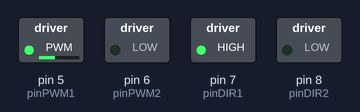
The sketch below on a simulated Arduino Uno, built with avr-gcc and run on an emulated ATmega328P. Parts: switched loads named in the sketch (green lamp = pin HIGH).

Above: at 0.05 s.
At 1.05 s:
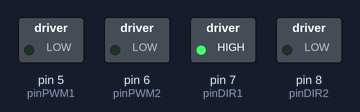
At 2.05 s:
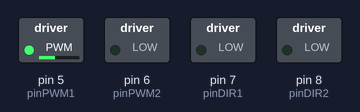
At 4.0 s:
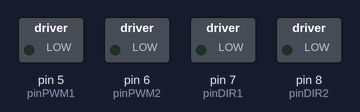
At 6.05 s:
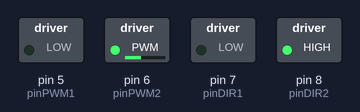
At 7.95 s:
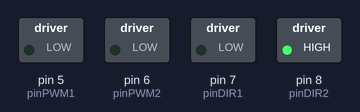
Timing chart, 0 to 10.4 s (numbered marks = the images above):
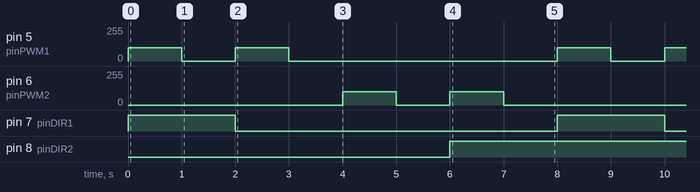

The sketch:

Jellibi-CAM-04-01-MotorBase.ino
```cpp
////////////////////  모터 1번(왼쪽)과 2번(오른쪽)

#define pinDIR1   7 // 1번(왼쪽)모터 방향 지정용 연결 핀
#define pinPWM1   5 // 1번(왼쪽)모터 속력 지정용 연결 핀

#define pinDIR2   8 // 2번(오른쪽)모터 방향 지정용 연결 핀
#define pinPWM2   6 // 2번(오른쪽)모터 속력 지정용 연결 핀

////////////////////  모터 회전 동작

#define FORWARD   0 // 전진 방향
#define BACKWARD  1 // 후진 방향

void move1(int dir, int power)  // 1번(왼쪽)모터 구동
{
  if(dir == FORWARD)
    digitalWrite(pinDIR1, HIGH);
  else
    digitalWrite(pinDIR1, LOW);

  analogWrite(pinPWM1, power);
}

void move2(int dir, int power)  // 2번(오른쪽)모터 구동
{
  if(dir == FORWARD)
    digitalWrite(pinDIR2, LOW);
  else
    digitalWrite(pinDIR2, HIGH);

  analogWrite(pinPWM2, power);
}

////////////////////

void  setup()
{
  // 모터 제어 핀들을 모두 출력용으로 설정

  pinMode( pinDIR1, OUTPUT ); // 1번(왼쪽)모터 방향 핀
  pinMode( pinPWM1, OUTPUT ); // 1번(왼쪽)모터 속력 핀

  pinMode( pinDIR2, OUTPUT ); // 2번(오른쪽)모터 방향 핀
  pinMode( pinPWM2, OUTPUT ); // 2번(오른쪽)모터 속력 핀
}

int Power = 100;  // 기본 속력

void  loop()
{
  move1(FORWARD, Power); // 1번(왼쪽)모터 전진
  delay( 1000 );
  analogWrite(pinPWM1, 0); // 정지
  delay( 1000 );

  move1(BACKWARD, Power); // 후진
  delay( 1000 );
  analogWrite(pinPWM1, 0); // 정지
  delay( 1000 );

  move2(FORWARD, Power); // 2번(오른쪽)모터 전진
  delay( 1000 );
  analogWrite(pinPWM2, 0); // 정지
  delay( 1000 );

  move2(BACKWARD, Power); // 후진
  delay( 1000 );
  analogWrite(pinPWM2, 0); // 정지
  delay( 1000 );
}
```

Measured:
- by itself, pin 5 (pinPWM1), pin 6 (pinPWM2): repeats every 8.0 s: 0/255 1.0 s, 100/255 1.0 s, 0/255 5.0 s, 100/255 1.0 s
- by itself, pin 7 (pinDIR1): alternates HIGH for 2.0 s and LOW for 6.0 s
- by itself, pin 8 (pinDIR2): alternates HIGH for 6.0 s and LOW for 2.0 s
